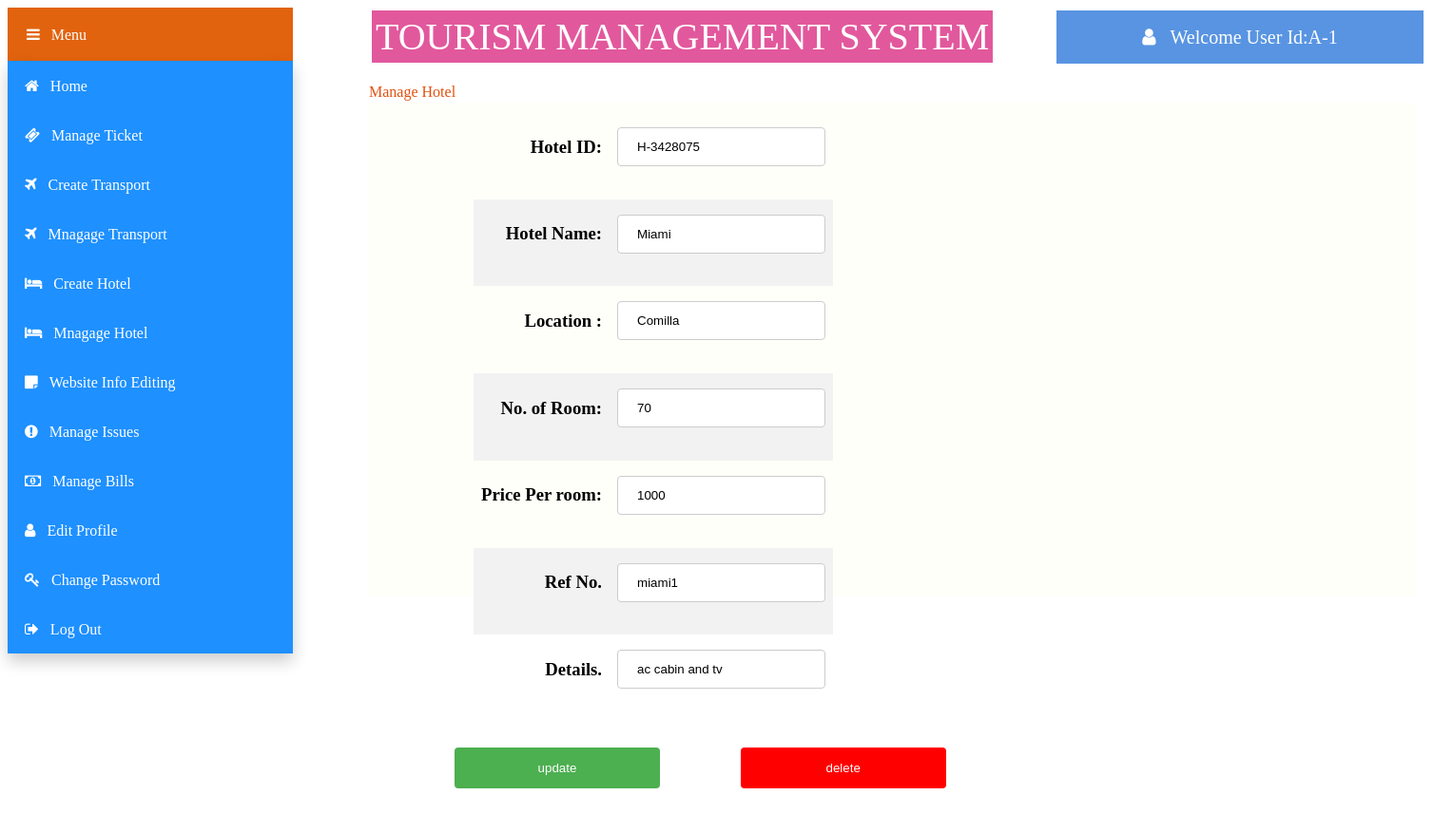
Before: /views/Manager/updatehotel.php?id=H-3428075 (signed in) with the older database file.
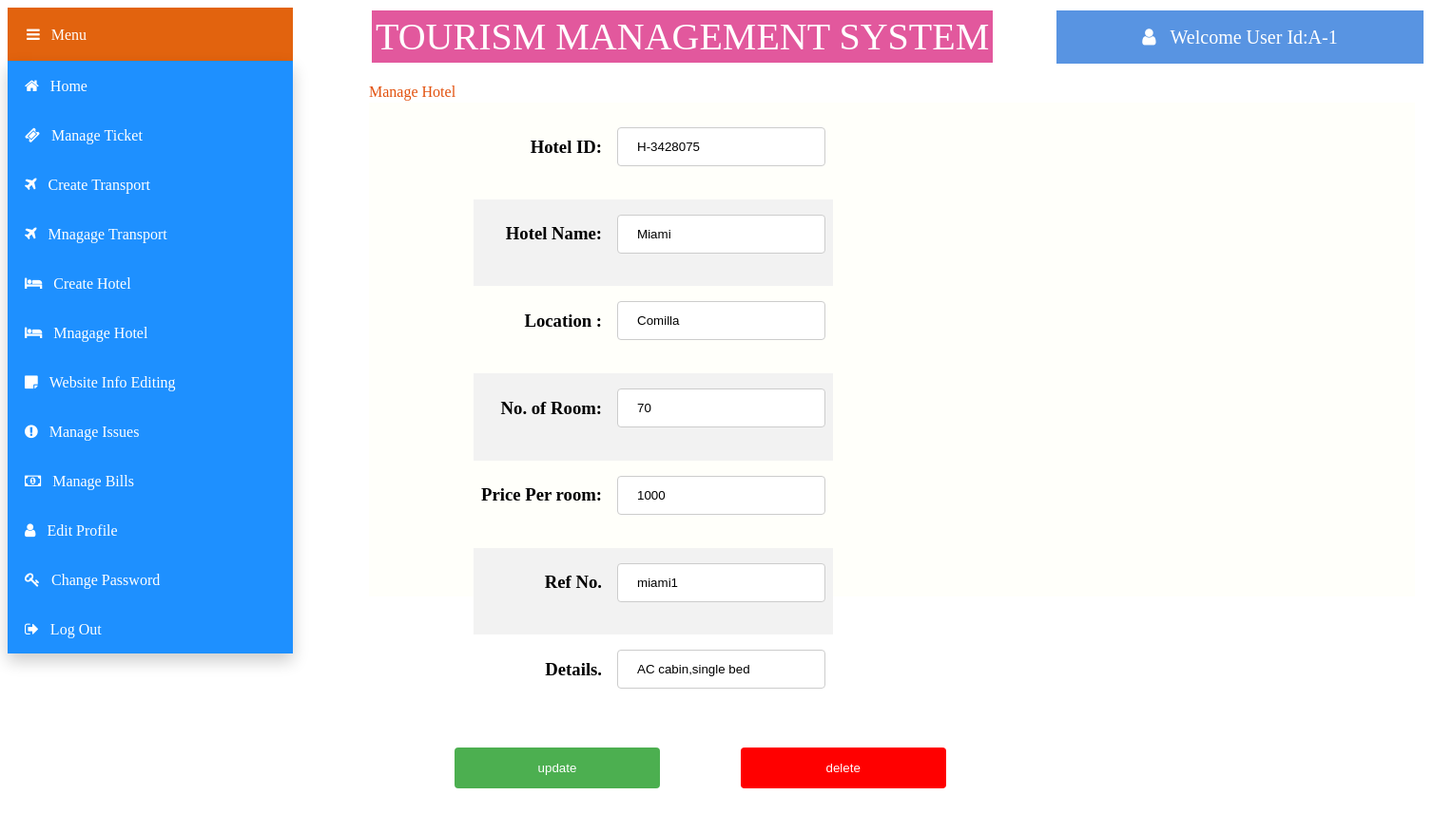
After: the same page with the newer database file.
### tables this page shows
CREATE TABLE `hotel` (
  `h_id` varchar(50) NOT NULL,
  `name` varchar(50) NOT NULL,
  `status` varchar(50) NOT NULL,
  `ref` varchar(50) NOT NULL,
  `price` varchar(50) NOT NULL,
  `room_no` varchar(50) NOT NULL,
  `details` varchar(50) NOT NULL,
  `location` varchar(50) NOT NULL,
  `count` int(50) NOT NULL,
  `e_id` varchar(50) NOT NULL
);

### models/database.php (called while the page is built, shortened)
<?php
	 $serverName="localhost";
	 $userName="root";
	 $password="";
	 $dbName="tms";
	function get($query)
	{
        $data=array();
		global $serverName,$userName,$password,$dbName;
		$conn = mysqli_connect( $serverName, $userName, $password, $dbName);
        $result=mysqli_query($conn,$query);
        if(mysqli_num_rows($result) > 0)
        {
            while($row = mysqli_fetch_assoc($result))
            {
                $entity=array();
                foreach($row as $k=>$v)
                {
                    $entity[$k] = $row[$k];
                }
                $data[] = $entity;
            }
        }
		return $data;
	}
?>

### controllers/hotelController.php (called while the page is built, shortened)
<?php
    require_once '../../models/database.php';
    function getHotel($id)
	{
		$query="SELECT * FROM hotel WHERE h_id='$id'";
		$htl=get($query);
		return $htl[0];
    }
?>

### views/Manager/updatehotel.php (the view, shortened to what the changed rows need)
<?php
     include '../../controllers/hotelController.php';
       $hid = $_GET["id"];
    $htl=getHotel($hid);
?>
<html>
    <head>
        <link rel="stylesheet" href="https://cdnjs.cloudflare.com/ajax/libs/font-awesome/4.7.0/css/font-awesome.min.css">
        <link rel="stylesheet" type="text/css" href="css/createtransport.css">
    </head>
    <body>
        <form method="post" action="">
        <div class="panel">
        <table  >
                <tr>
                    <td><h3><input type="text" name="Tid" value="<?php echo $htl["h_id"]?>"  readonly></h3></td>
                </tr>
                <tr>
                    <td><h3><input type="text" name="Tname" value="<?php echo $htl["name"]?>" readonly ></h3></td>
                </tr>
                <tr>
                    <td style="text-align='right'"><h3><input type="text"  name="locf" value="<?php echo $htl["location"]?>" readonly></h3></td>
                </tr>
                <tr>
                    <td style="text-align='right'"><h3><input type="text" name="seatno" value="<?php echo $htl["room_no"]?>" readonly ></h3></td>
                </tr>
                <tr>
                    <td style="text-align='right'"><h3><input type="text" name="price" value="<?php echo $htl["price"]?>" placeholder="Price per Seat" ></h3></td>
                </tr>
                <tr>
                    <td style="text-align='right'"><h3><input type="text" name="ref" value="<?php echo $htl["ref"]?>" readonly ></h3></td>
                </tr>
                <tr>
                    <td style="text-align='right'"><h3><input type="text" name="details" value="<?php echo $htl["details"]?>"  placeholder="Detais." ></h3></td>
                </tr>
            </table>
    </div>
    </form>
    </body>
</html>

Changed rows visible on the page:
changed hotel "Miami": details "ac cabin and tv" → "AC cabin,single bed"
